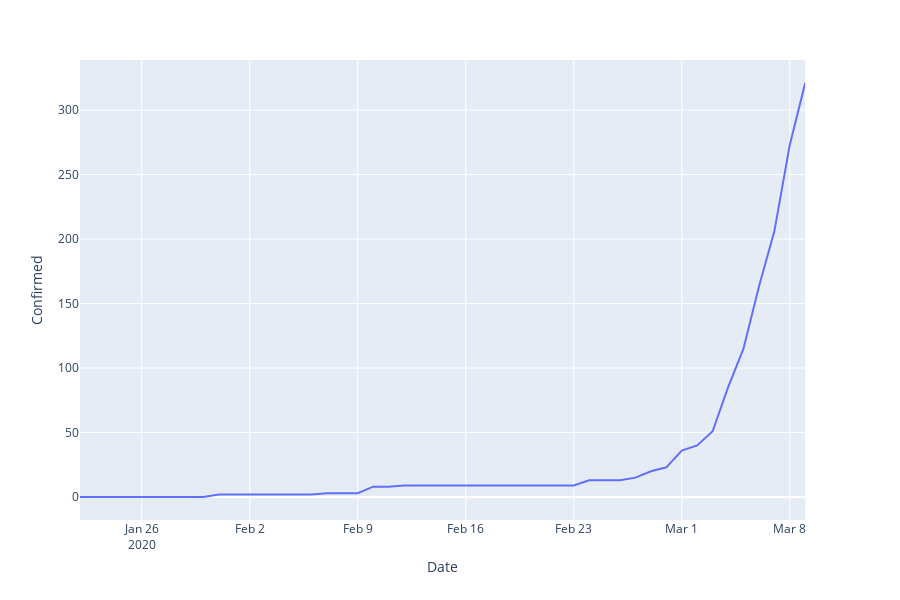

Source (notebook cell):
### Code cell
fig = px.line(uk, x='Date', y='Confirmed')
fig

### Figure 1 — Plotly figure (JSON) as saved in the notebook; plotly's stock layout.template omitted (floating-point values rounded to 4 significant figures)
{"data": [{"hoverlabel": {"namelength": 0}, "hovertemplate": "Date=%{x}<br>Confirmed=%{y}", "legendgroup": "", "line": {"color": "#636efa", "dash": "solid"}, "mode": "lines", "name": "", "showlegend": false, "type": "scatter", "x": ["2020-01-22T00:00:00", "2020-01-23T00:00:00", "2020-01-24T00:00:00", "2020-01-25T00:00:00", "2020-01-26T00:00:00", "2020-01-27T00:00:00", "2020-01-28T00:00:00", "2020-01-29T00:00:00", "2020-01-30T00:00:00", "2020-01-31T00:00:00", "2020-02-01T00:00:00", "2020-02-02T00:00:00", "2020-02-03T00:00:00", "2020-02-04T00:00:00", "2020-02-05T00:00:00", "2020-02-06T00:00:00", "2020-02-07T00:00:00", "2020-02-08T00:00:00", "2020-02-09T00:00:00", "2020-02-10T00:00:00", "2020-02-11T00:00:00", "2020-02-12T00:00:00", "2020-02-13T00:00:00", "2020-02-14T00:00:00", "2020-02-15T00:00:00", "2020-02-16T00:00:00", "2020-02-17T00:00:00", "2020-02-18T00:00:00", "2020-02-19T00:00:00", "2020-02-20T00:00:00", "2020-02-21T00:00:00", "2020-02-22T00:00:00", "2020-02-23T00:00:00", "2020-02-24T00:00:00", "2020-02-25T00:00:00", "2020-02-26T00:00:00", "2020-02-27T00:00:00", "2020-02-28T00:00:00", "2020-02-29T00:00:00", "2020-03-01T00:00:00", "2020-03-02T00:00:00", "2020-03-03T00:00:00", "2020-03-04T00:00:00", "2020-03-05T00:00:00", "2020-03-06T00:00:00", "2020-03-07T00:00:00", "2020-03-08T00:00:00", "2020-03-09T00:00:00"], "xaxis": "x", "y": [0, 0, 0, 0, 0, 0, 0, 0, 0, 2, 2, 2, 2, 2, 2, 2, 3, 3, 3, 8, 8, 9, 9, 9, 9, 9, 9, 9, 9, 9, 9, 9, 9, 13, 13, 13, 15, 20, 23, 36, 40, 51, 85, 115, 163, 206, 273, 321], "yaxis": "y"}], "layout": {"height": 600, "legend": {"tracegroupgap": 0}, "margin": {"t": 60}, "xaxis": {"anchor": "y", "domain": [0, 0.98], "title": {"text": "Date"}}, "yaxis": {"anchor": "x", "domain": [0, 1], "title": {"text": "Confirmed"}}}}
